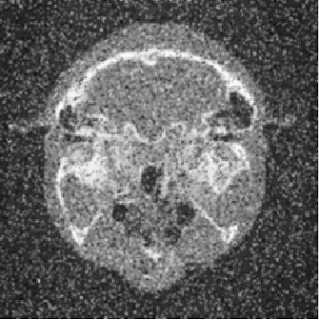
%> input picture Processamento Digital de Imagens/Exemplos_Professor/Exemplo_Filtros_Gaussiano_A.png, 319 x 320 px
$ octave Exemplo_Filtros_Gaussiano.m   (GNU Octave 9; MATLAB toolbox functions it lacks are replaced by stand-ins)
%> lines starting %> are read from the running program, lines starting %| are printed output that depends on the picture; in (x1, y1, x2, y2) boxes, pixels count from 0 and x2, y2 are one past the last pixel; in counts of white or black regions, pixels touching at a corner belong together; the program's own positions count from 1
clear all;
clc;

img = imread('Exemplo_Filtros_Gaussiano_A.png');
%> img is the input picture: size 320x319x3 uint8; min 0, max 255, mean 99.9
%img = imread('Exemplo_Filtros_Gaussiano_B.png');
img_gaus = imgaussfilt(img, 2);
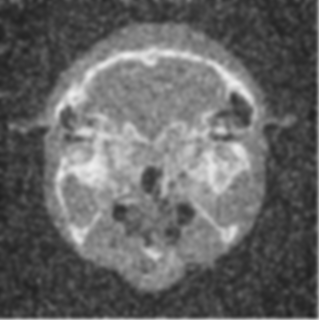
%> img_gaus: size 320x319x3 uint8; min 32, max 237, mean 100.3
subplot(1,2,1);
imshow(img);
title('Imagem Original');
subplot(1,2,2);
imshow(img_gaus);
title('Filtro Gaussiano - sigma = 2');


img2=im2bw(img, 0.7);
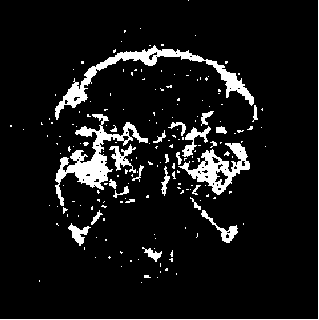
%> img2: size 320x319 logical; 8.6% white; 186 white regions (160 under 20 px), largest, box (x1, y1, x2, y2) and area: (55, 45, 254, 120) 2068, (55, 114, 148, 206) 1994, (178, 143, 250, 195) 1323
img_gaus2=im2bw(img_gaus, 0.7);
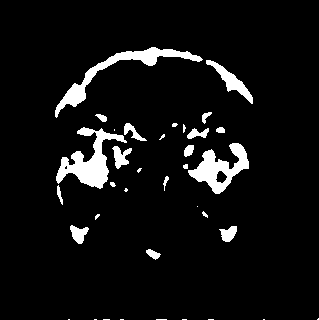
%> img_gaus2: size 320x319 logical; 6.5% white; 36 white regions (17 under 20 px), largest, box (x1, y1, x2, y2) and area: (56, 127, 127, 189) 1638, (55, 47, 203, 118) 1529, (188, 143, 249, 194) 1346

figure;
subplot(1,2,1);
imshow(img2);
title('Imagem Original com Threshold 0.7');
subplot(1,2,2);
imshow(img_gaus2);
title('Filtro Gaussiano com Threshold 0.7');

img_mediana = medfilt2(rgb2gray(img));
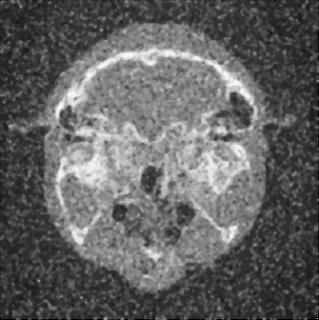
%> img_mediana: size 320x319 uint8; min 0, max 251, mean 98.1
figure;
imshow(img_mediana);

$ run again, with Processamento Digital de Imagens/Exemplos_Professor/Exemplo_Filtros_Gaussiano_B.png copied over Processamento Digital de Imagens/Exemplos_Professor/Exemplo_Filtros_Gaussiano_A.png
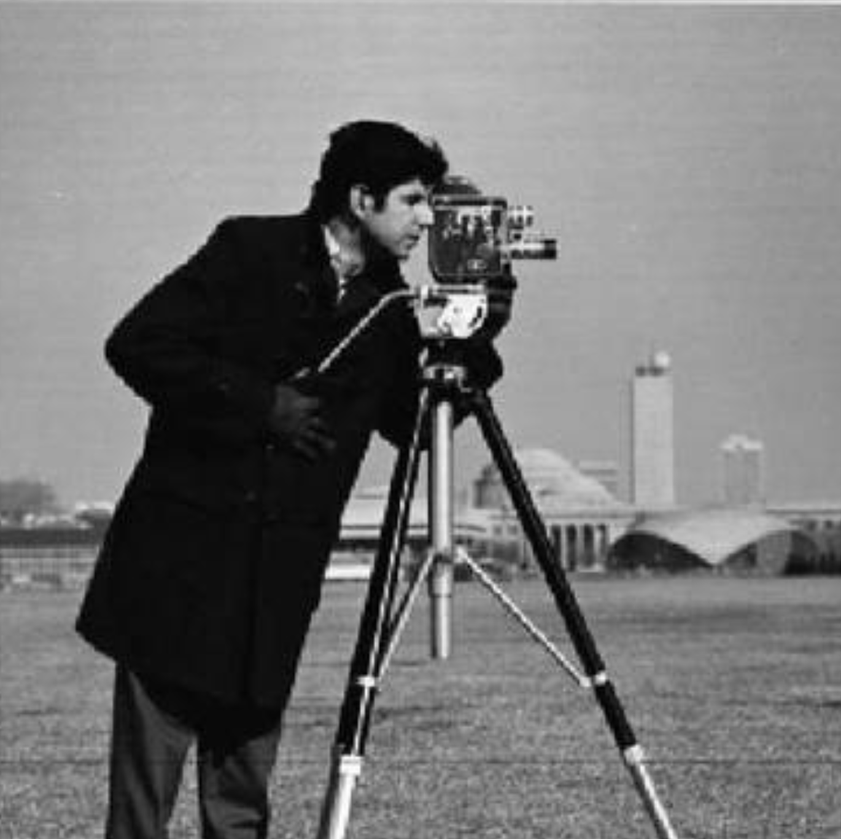
%> input picture Processamento Digital de Imagens/Exemplos_Professor/Exemplo_Filtros_Gaussiano_B.png, 841 x 839 px, shrunk from 1370 x 1366 before the run
%> img is the input picture: size 839x841x3 uint8; min 0, max 255, mean 118.6
%> `img2=im2bw(img, 0.7);`:
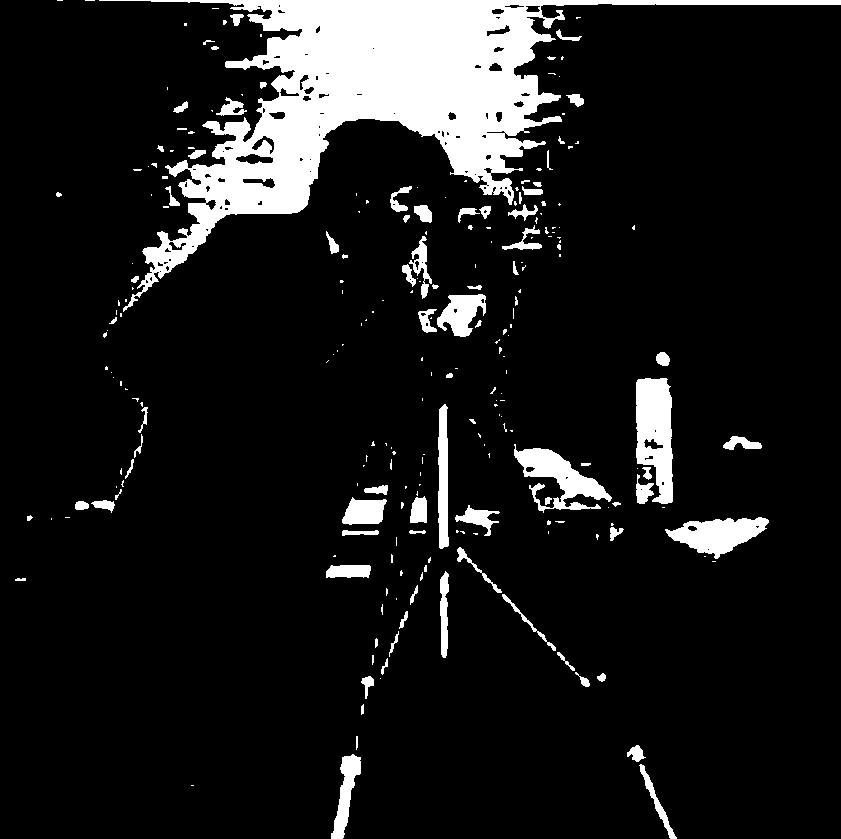
%> img2: size 839x841 logical; 10.6% white; 243 white regions (156 under 20 px), largest, box (x1, y1, x2, y2) and area: (99, 0, 841, 312) 51162, (636, 378, 673, 504) 3473, (514, 444, 612, 513) 2627
%> `img_gaus2=im2bw(img_gaus, 0.7);`:
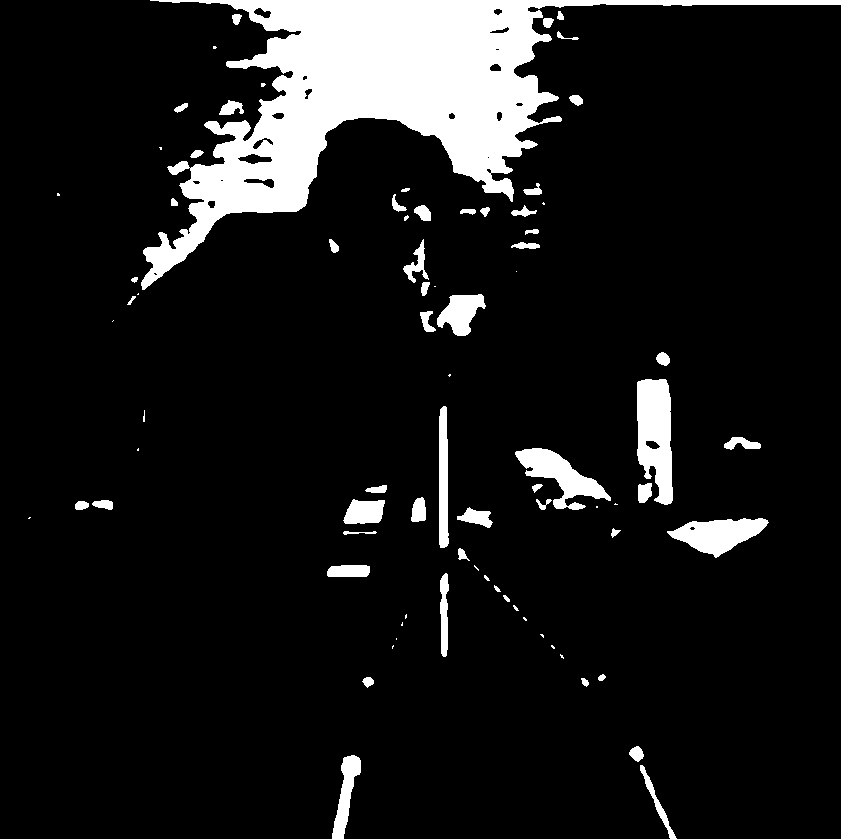
%> img_gaus2: size 839x841 logical; 10% white; 81 white regions (27 under 20 px), largest, box (x1, y1, x2, y2) and area: (141, 0, 841, 290) 51487, (637, 379, 673, 505) 3444, (515, 448, 611, 510) 2354

$ run again, with Processamento Digital de Imagens/Exemplos_Professor/Exemplo_Add2.png copied over Processamento Digital de Imagens/Exemplos_Professor/Exemplo_Filtros_Gaussiano_A.png
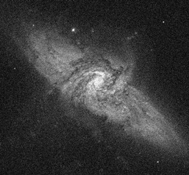
%> input picture Processamento Digital de Imagens/Exemplos_Professor/Exemplo_Add2.png, 189 x 175 px
%> img is the input picture: size 175x189x3 uint8; min 9, max 243, mean 56.6
%> `img2=im2bw(img, 0.7);`:
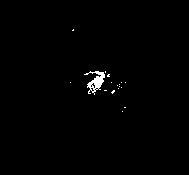
%> img2: size 175x189 logical; 0.75% white; 17 white regions (16 under 20 px), largest, box (x1, y1, x2, y2) and area: (84, 71, 105, 95) 211
%> `img_gaus2=im2bw(img_gaus, 0.7);`:
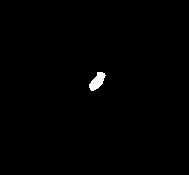
%> img_gaus2: size 175x189 logical; 0.55% white; 1 white region, box (x1, y1, x2, y2) and area: (89, 72, 106, 91) 183
